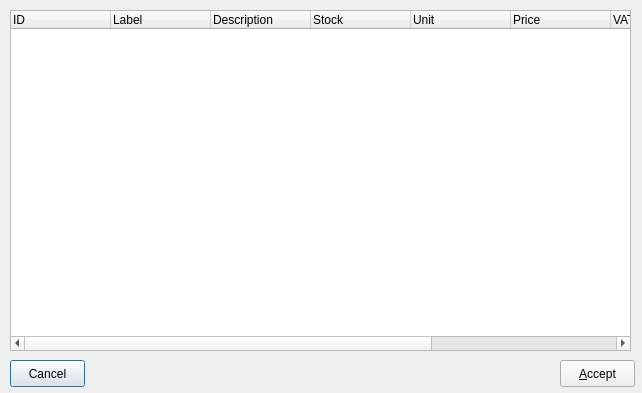
<ui version="4.0" >
 <class>stockselfrm</class>
 <widget class="QDialog" name="stockselfrm" >
  <property name="geometry" >
   <rect>
    <x>0</x>
    <y>0</y>
    <width>642</width>
    <height>393</height>
   </rect>
  </property>
  <property name="windowTitle" >
   <string>Select stock item...</string>
  </property>
  <property name="windowIcon" >
   <iconset resource="first.qrc" >:/images/images/logo.png</iconset>
  </property>
  <widget class="QPushButton" name="btncancel" >
   <property name="geometry" >
    <rect>
     <x>10</x>
     <y>360</y>
     <width>75</width>
     <height>27</height>
    </rect>
   </property>
   <property name="text" >
    <string>Cancel</string>
   </property>
  </widget>
  <widget class="QPushButton" name="btnaccept" >
   <property name="geometry" >
    <rect>
     <x>560</x>
     <y>360</y>
     <width>75</width>
     <height>27</height>
    </rect>
   </property>
   <property name="text" >
    <string>&amp;Accept</string>
   </property>
  </widget>
  <widget class="QTreeWidget" name="treemain" >
   <property name="geometry" >
    <rect>
     <x>10</x>
     <y>10</y>
     <width>621</width>
     <height>341</height>
    </rect>
   </property>
   <column>
    <property name="text" >
     <string>ID</string>
    </property>
   </column>
   <column>
    <property name="text" >
     <string>Label</string>
    </property>
   </column>
   <column>
    <property name="text" >
     <string>Description</string>
    </property>
   </column>
   <column>
    <property name="text" >
     <string>Stock</string>
    </property>
   </column>
   <column>
    <property name="text" >
     <string>Unit</string>
    </property>
   </column>
   <column>
    <property name="text" >
     <string>Price</string>
    </property>
   </column>
   <column>
    <property name="text" >
     <string>VAT</string>
    </property>
   </column>
   <column>
    <property name="text" >
     <string>Min. Stock</string>
    </property>
   </column>
   <column>
    <property name="text" >
     <string>tab_id</string>
    </property>
   </column>
  </widget>
 </widget>
 <resources>
  <include location="first.qrc" />
 </resources>
 <connections>
  <connection>
   <sender>btnaccept</sender>
   <signal>clicked()</signal>
   <receiver>stockselfrm</receiver>
   <slot>accept()</slot>
   <hints>
    <hint type="sourcelabel" >
     <x>278</x>
     <y>253</y>
    </hint>
    <hint type="destinationlabel" >
     <x>96</x>
     <y>254</y>
    </hint>
   </hints>
  </connection>
  <connection>
   <sender>btncancel</sender>
   <signal>clicked()</signal>
   <receiver>stockselfrm</receiver>
   <slot>reject()</slot>
   <hints>
    <hint type="sourcelabel" >
     <x>369</x>
     <y>253</y>
    </hint>
    <hint type="destinationlabel" >
     <x>179</x>
     <y>282</y>
    </hint>
   </hints>
  </connection>
  <connection>
   <sender>treemain</sender>
   <signal>itemDoubleClicked(QTreeWidgetItem*,int)</signal>
   <receiver>stockselfrm</receiver>
   <slot>accept()</slot>
   <hints>
    <hint type="sourcelabel" >
     <x>320</x>
     <y>180</y>
    </hint>
    <hint type="destinationlabel" >
     <x>320</x>
     <y>196</y>
    </hint>
   </hints>
  </connection>
 </connections>
</ui>
